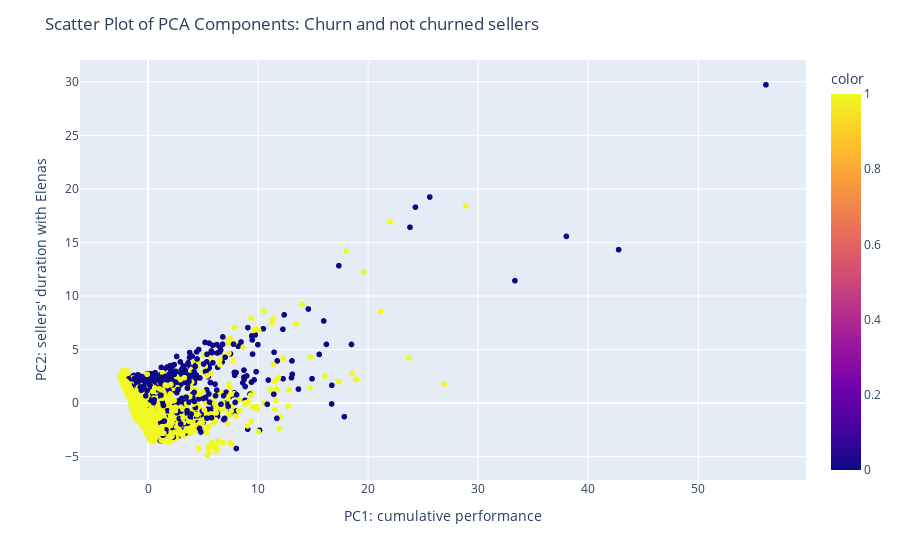

The cell this chart's notebook holds for it:
### Markdown cell above
Even though a distinct pattern is not evident for the false negatives, it is notable that the model misclassifies sellers within the same range as the false positives. This alignment in misclassifications is expected and suggests that the model struggles to accurately predict sellers with average metrics in that specific range. Further investigation and analysis will be conducted to gain a deeper understanding of this observation.

### Code cell
fig = px.scatter(x=PCA_df["PC1"], y=PCA_df["PC2"], color=y_test)

fig.update_layout(
    title="Scatter Plot of PCA Components: Churn and not churned sellers",
    xaxis_title="PC1: cumulative performance",
    yaxis_title="PC2: sellers' duration with Elenas"
)

fig.show()

### Figure 1 — Plotly figure (JSON) as saved in the notebook; plotly's stock layout.template omitted (floating-point values rounded to 4 significant figures; data arrays with more than 128 entries replaced by an {"elided": "..."} marker saying what was removed)
{"data": [{"hovertemplate": "x=%{x}<br>y=%{y}<br>color=%{marker.color}<extra></extra>", "legendgroup": "", "marker": {"color": {"elided": "9541 int values"}, "coloraxis": "coloraxis", "symbol": "circle"}, "mode": "markers", "name": "", "showlegend": false, "type": "scattergl", "x": {"elided": "9541 float values"}, "xaxis": "x", "y": {"elided": "9541 float values"}, "yaxis": "y"}], "layout": {"coloraxis": {"colorbar": {"title": {"text": "color"}}, "colorscale": [[0, "#0d0887"], [0.1111, "#46039f"], [0.2222, "#7201a8"], [0.3333, "#9c179e"], [0.4444, "#bd3786"], [0.5556, "#d8576b"], [0.6667, "#ed7953"], [0.7778, "#fb9f3a"], [0.8889, "#fdca26"], [1, "#f0f921"]]}, "legend": {"tracegroupgap": 0}, "margin": {"t": 60}, "title": {"text": "Scatter Plot of PCA Components: Churn and not churned sellers"}, "xaxis": {"anchor": "y", "domain": [0, 1], "title": {"text": "PC1: cumulative performance"}}, "yaxis": {"anchor": "x", "domain": [0, 1], "title": {"text": "PC2: sellers' duration with Elenas"}}}}
